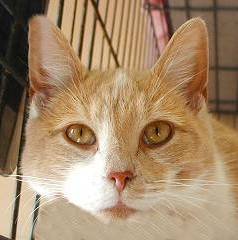
#> input picture solutions/convolutional-neural-nets/data/train/cat/cat.202.jpg, 238 x 240 px, found by its file name; its folder holds 3 pictures in this run
$ python part2_soln.py   (older library calls are emulated)
#> lines starting #> are read from the running program, lines starting #| are printed output that depends on the picture
### solutions/image-processing/src/pipeline.py
__author__ = 'JeffreyTang'

from skimage import color, transform, restoration, io, feature
import matplotlib.pyplot as plt
import numpy as np
import os
import pdb

class ImagePipeline(object):

    def __init__(self, parent_dir):
        """
        Manages reading, transforming and saving images

        :param parent_dir: Name of the parent directory containing all the sub directories
        """
        # Define the parent directory
        self.parent_dir = parent_dir

        # Sub directory variables that are filled in when read()
        self.raw_sub_dir_names = None
        self.sub_dirs = None
        self.label_map = None

        # Image variables that are filled in when read() and vectorize()
        self.img_lst2 = []
        self.img_names2 = []
        self.features = None
        self.labels = None

    def _make_label_map(self):
        """
        Get the sub directory names and map them to numeric values (labels)

        :return: A dictionary of dir names to numeric values
        """
        return {label: i for i, label in enumerate(self.raw_sub_dir_names)}

    def _path_relative_to_parent(self, some_dir):
        """
        Get the full path of a sub directory relative to the parent

        :param some_dir: The name of a sub directory
        :return: Return the full path relative to the parent
        """
        cur_path = os.getcwd()
        return os.path.join(cur_path, self.parent_dir, some_dir)

    # [12 lines left out: function _make_new_dir, not called in this run]

    def _empty_variables(self):
        """
        Reset all the image related instance variables
        """
        self.img_lst2 = []
        self.img_names2 = []
        self.features = None
        self.labels = None

    @staticmethod
    def _accepted_file_format(fname):
        """
        Return boolean of whether the file is of the accepted file format

        :param fname: Name of the file in question
        :return: True or False (if the file is accpeted or not)
        """
#> called with fname = 'cat.202.jpg'
        formats = ['.png', '.jpg', '.jpeg', '.tiff']
        for fmt in formats:
            if fname.endswith(fmt):
                return True
        return False

    @staticmethod
    def _accepted_dir_name(dir_name):
        """
        Return boolean of whether the directory is of the accepted name (i.e. no hidden files)

        :param dir_name: Name of the directory in question
        :return: True or False (if the directory is hidden or not)
        """
        if dir_name.startswith('.'):
            return False
        else:
            return True

    def _assign_sub_dirs(self, sub_dirs=tuple('all')):
        """
        Assign the names (self.raw_sub_dir_names) and paths (self.sub_dirs) based on
        the sub dirs that are passed in, otherwise will just take everything in the
        parent dir

        :param sub_dirs: Tuple contain all the sub dir names, else default to all sub dirs
        """
        # Get the list of raw sub dir names
        if sub_dirs[0] == 'all':
            self.raw_sub_dir_names = os.listdir(self.parent_dir)
        else:
            self.raw_sub_dir_names = sub_dirs
        # Make label to map raw sub dir names to numeric values
        self.label_map = self._make_label_map()

        # Get the full path of the raw sub dirs
        filtered_sub_dir = list(filter(self._accepted_dir_name, self.raw_sub_dir_names))
        self.sub_dirs = map(self._path_relative_to_parent, filtered_sub_dir)

    def read(self, sub_dirs=tuple('all')):
        """
        Read images from each sub directories into a list of matrix (self.img_lst2)

        :param sub_dirs: Tuple contain all the sub dir names, else default to all sub dirs
        """
        # Empty the variables containing the image arrays and image names, features and labels
        self._empty_variables()

        # Assign the sub dir names based on what is passed in
        self._assign_sub_dirs(sub_dirs=sub_dirs)

        for sub_dir in self.sub_dirs:
            img_names = list(filter(self._accepted_file_format, os.listdir(sub_dir)))
            self.img_names2.append(img_names)

            img_lst = [io.imread(os.path.join(sub_dir, fname)) for fname in img_names]
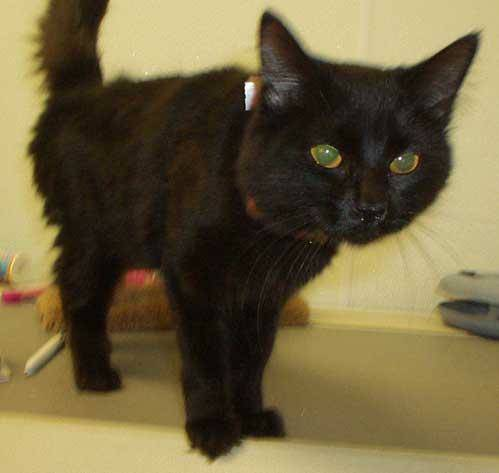
#> input picture solutions/convolutional-neural-nets/data/train/cat/cat.6833.jpg, 499 x 473 px, found by its file name
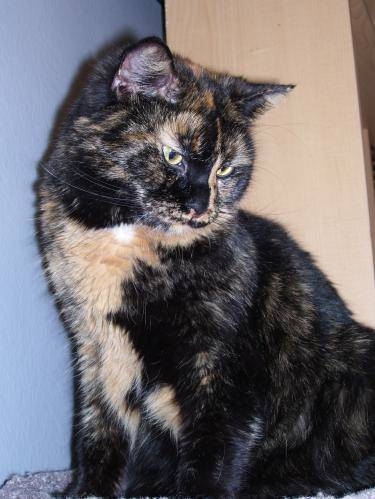
#> input picture solutions/convolutional-neural-nets/data/train/cat/cat.6916.jpg, 375 x 499 px, found by its file name
            self.img_lst2.append(img_lst)

    # [119 lines left out: functions save, show, transform, grayscale, canny, tv_denoise and 4 more, not called in this run]

### solutions/image-processing/src/part2_soln.py
from pipeline import ImagePipeline
from skimage.filters import sobel
from skimage.feature._canny import canny
from skimage.restoration import denoise_bilateral, denoise_tv_chambolle
from skimage.color import rgb2gray
from skimage.transform import resize
from skimage.io import imread
from sklearn.ensemble import RandomForestClassifier
from sklearn.model_selection import train_test_split
from sklearn.metrics import accuracy_score
import numpy as np
from sklearn.model_selection import GridSearchCV

def read_images():
	'''
	Input: None
	Output: ImagePipline Object

    Please create the `cat_dog` folder using the zip file in the assignment repo.

	Initialize the ImagePipleine object and read through all of the images
	to attach them to our ImagePipeline object.
	'''
	ip = ImagePipeline('../data/cat_dog')
	ip.read(sub_dirs=('cat', 'dog'))

	return ip

# [149 lines left out: functions test_sizes, test_transforms, fit_rand_forest, fit_best_model, predict_img, img_transform, not called in this run]

if __name__ == '__main__':
#> (the run stopped early here; a loop or call above may not have finished)
